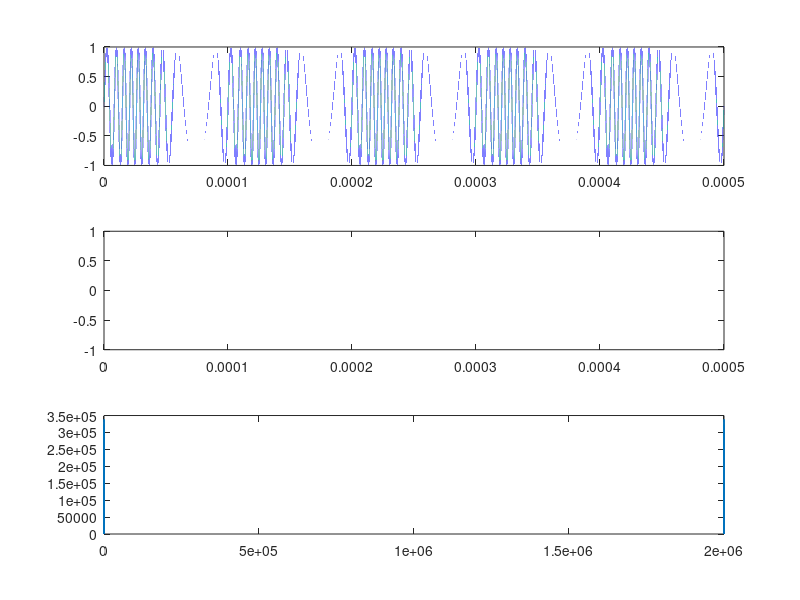

Write MATLAB code to recreate this figure.

fm = 900; % частота модулирующего сигнала
fc = 10000; % частота несущего сигнала
amplitude = 1; % амплитуда несущего сигнала
kf = 1; % коэффициент частотной модуляции

t = linspace(0, 0.0005, 2000000);


A = 1;
m = 0.8;
om0 = 2*pi*100000;
deltaw = m*om0;
w = 2*pi*10000;

modulating_signal = A*sin(om0 * t - deltaw *(cos(w*t)-cos(w*0))/w);

figure
subplot(3,1,1)
plot(t, modulating_signal)


subplot(3,1,2)
plot(t, sin(w*t))
M = fft(modulating_signal);
subplot(3,1,3)
plot(abs(M))

